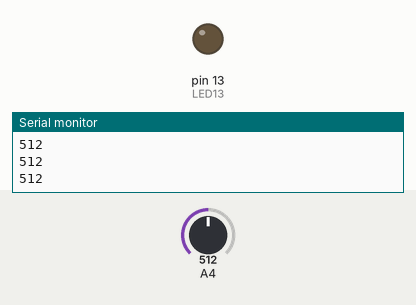
A sketch run on a simulated Arduino Mega 2560, built with avr-gcc and run on an emulated ATmega2560. On the bench: output pins drawn as LEDs (lit = HIGH), the last lines printed to the serial monitor. Inputs (shaded band) come from the test bench; at power-on: A4 = 512. No radio packets arrive unless stated.

Above: at 1.2 s.
1.3 s: A4 set to 535
2.8 s: A4 set to 567
At 4.0 s:
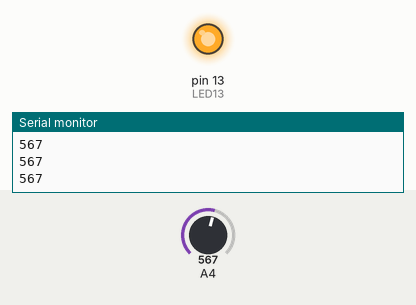
4.3 s: A4 set to 540
At 5.2 s:
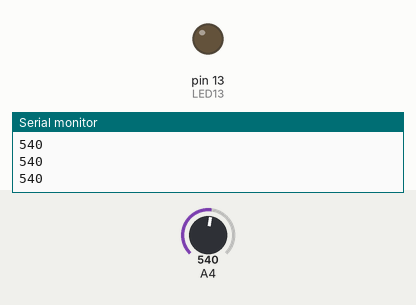
5.8 s: A4 set to 560
At 6.5 s:
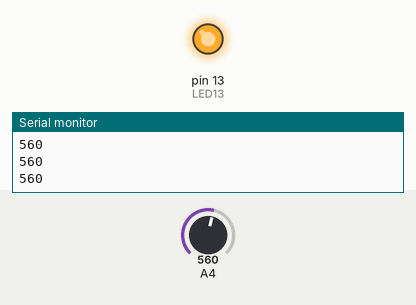
Timing chart, 0 to 8.3 s (numbered marks = the images above; inputs shaded):
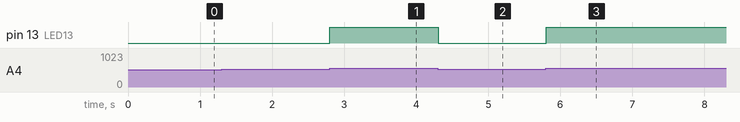

The sketch:

LoRaSender.ino
```cpp
#include <SPI.h>
#include <LoRa.h>

int counter = 0;

//  Variables
int PulseSensorPurplePin = 36;        // Pulse Sensor PURPLE WIRE connected to ANALOG PIN 0
int LED13 = 13;   //  The on-board Arduion LED


int Signal;                // holds the incoming raw data. Signal value can range from 0-1024
int Threshold = 550;            // Determine which Signal to "count as a beat", and which to ingore.


void setup() {
  Serial.begin(9600);
  while (!Serial);

  Serial.println("LoRa Sender");
  LoRa.setPins(18,14,26);
  pinMode(LED13,OUTPUT);
  if (!LoRa.begin(868E6)) {
    Serial.println("Starting LoRa failed!");
    while (1);
  }

}

void loop() {
 /* Serial.print("Sending packet: ");
  Serial.println(counter);
  // send packet
  LoRa.beginPacket();
  LoRa.print(counter);
  LoRa.endPacket();
  counter++;
  delay(5000);*/
  Signal = analogRead(PulseSensorPurplePin);  // Read the PulseSensor's value.
                                              // Assign this value to the "Signal" variable.

   Serial.println(Signal);                    // Send the Signal value to Serial Plotter.


   if(Signal > Threshold){                          // If the signal is above "550", then "turn-on" Arduino's on-Board LED.
     digitalWrite(LED13,HIGH);
   } else {
     digitalWrite(LED13,LOW);                //  Else, the sigal must be below "550", so "turn-off" this LED.
   }
   delay(20);

}
```

Measured:
- the behaviour switches between 550 and 551 on A4 (found by bisection; images 0 and 1)
- after the input at 2.8 s, pin 13 (LED13): LOW → HIGH at once
- after the input at 4.3 s, pin 13 (LED13): HIGH → LOW at once
- after the input at 5.8 s, pin 13 (LED13): LOW → HIGH at once
